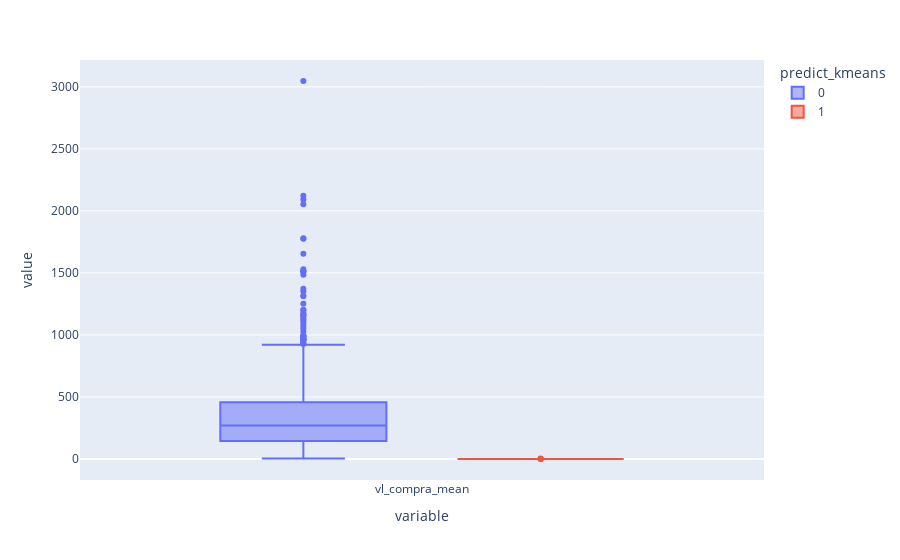

This figure's notebook cell:
### Code cell
fig = px.box(df_filtrado, y=['vl_compra_mean'], color='predict_kmeans')
fig.show()

### Figure 1 — Plotly figure (JSON) as saved in the notebook; plotly's stock layout.template omitted (floating-point values rounded to 4 significant figures; data arrays with more than 128 entries replaced by an {"elided": "..."} marker saying what was removed)
{"data": [{"alignmentgroup": "True", "hovertemplate": "predict_kmeans=0<br>variable=%{x}<br>value=%{y}<extra></extra>", "legendgroup": "0", "marker": {"color": "#636efa"}, "name": "0", "notched": false, "offsetgroup": "0", "orientation": "v", "showlegend": true, "type": "box", "x": {"elided": "1138 str values"}, "x0": " ", "xaxis": "x", "y": {"elided": "1138 float values"}, "y0": " ", "yaxis": "y"}, {"alignmentgroup": "True", "hovertemplate": "predict_kmeans=1<br>variable=%{x}<br>value=%{y}<extra></extra>", "legendgroup": "1", "marker": {"color": "#EF553B"}, "name": "1", "notched": false, "offsetgroup": "1", "orientation": "v", "showlegend": true, "type": "box", "x": {"elided": "131 str values"}, "x0": " ", "xaxis": "x", "y": {"elided": "131 float values"}, "y0": " ", "yaxis": "y"}], "layout": {"boxmode": "group", "legend": {"title": {"text": "predict_kmeans"}, "tracegroupgap": 0}, "margin": {"t": 60}, "xaxis": {"anchor": "y", "domain": [0, 1], "title": {"text": "variable"}}, "yaxis": {"anchor": "x", "domain": [0, 1], "title": {"text": "value"}}}}
